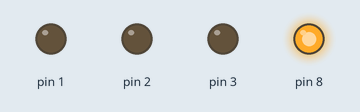
This sketch was run on a simulated Arduino Uno, built with avr-gcc and run on an emulated ATmega328P. Parts: output pins drawn as LEDs (lit = HIGH).

Above: at 1.3 s.
At 6.8 s:
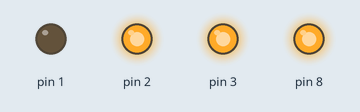
At 10.4 s:
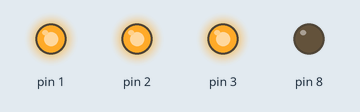
At 13.1 s:
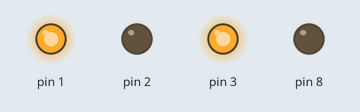
At 16.1 s:
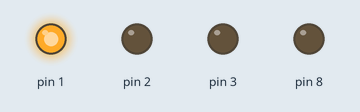
At 22.6 s:
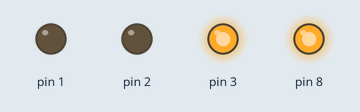
Timing chart, 0 to 24.2 s (numbered marks = the images above):
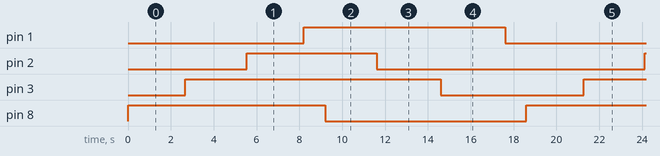

The sketch:

LED3.ino
```cpp
        //3
        //Name: Maliha Nawar; ID: 17.01.05.131
void setup() {
DDRD=0b00001110;DDRB=0b00000001;}//initializing 8,3,2,1 pins as output for A,B,C,D LEDs

void loop() {
digitalWrite(8,HIGH);delay(2666);digitalWrite(3,HIGH);delay(2866);
digitalWrite(2,HIGH);delay(2668);digitalWrite(1,HIGH);//gradually turning on A,B,C,D within 8s
delay(1000);
digitalWrite(8,LOW);delay(2400);digitalWrite(2,LOW);delay(3000);
digitalWrite(3,LOW);delay(3000);digitalWrite(1,LOW);//turning off A,C,B,D gradually within 8s
delay(1000);}
```

Measured:
- by itself, pin 1: alternates HIGH for 9.4 s and LOW for 9.2 s
- by itself, pin 2: alternates HIGH for 6.1 s and LOW for 12.5 s
- by itself, pin 3: alternates HIGH for 11.9 s and LOW for 6.7 s
- by itself, pin 8: alternates HIGH for 9.2 s and LOW for 9.4 s
